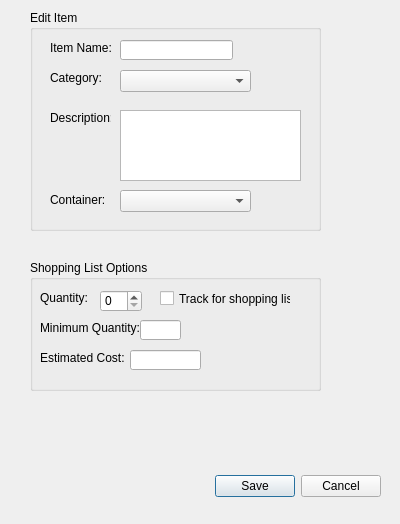
<?xml version="1.0" encoding="UTF-8"?>
<ui version="4.0">
 <class>Edititemdialog</class>
 <widget class="QDialog" name="Edititemdialog">
  <property name="geometry">
   <rect>
    <x>0</x>
    <y>0</y>
    <width>400</width>
    <height>524</height>
   </rect>
  </property>
  <property name="windowTitle">
   <string>Edit Item</string>
  </property>
  <widget class="QDialogButtonBox" name="buttonBox">
   <property name="geometry">
    <rect>
     <x>40</x>
     <y>470</y>
     <width>341</width>
     <height>32</height>
    </rect>
   </property>
   <property name="orientation">
    <enum>Qt::Horizontal</enum>
   </property>
   <property name="standardButtons">
    <set>QDialogButtonBox::Cancel|QDialogButtonBox::Save</set>
   </property>
  </widget>
  <widget class="QGroupBox" name="groupBox_2">
   <property name="geometry">
    <rect>
     <x>30</x>
     <y>10</y>
     <width>291</width>
     <height>221</height>
    </rect>
   </property>
   <property name="title">
    <string>Edit Item</string>
   </property>
   <property name="flat">
    <bool>false</bool>
   </property>
   <widget class="QLineEdit" name="Item_name">
    <property name="geometry">
     <rect>
      <x>90</x>
      <y>30</y>
      <width>113</width>
      <height>20</height>
     </rect>
    </property>
    <property name="text">
     <string/>
    </property>
   </widget>
   <widget class="QLabel" name="label_2">
    <property name="geometry">
     <rect>
      <x>20</x>
      <y>30</y>
      <width>61</width>
      <height>16</height>
     </rect>
    </property>
    <property name="text">
     <string>Item Name:</string>
    </property>
   </widget>
   <widget class="QLabel" name="label_5">
    <property name="geometry">
     <rect>
      <x>20</x>
      <y>60</y>
      <width>51</width>
      <height>16</height>
     </rect>
    </property>
    <property name="text">
     <string>Category:</string>
    </property>
   </widget>
   <widget class="QLabel" name="label_3">
    <property name="geometry">
     <rect>
      <x>20</x>
      <y>100</y>
      <width>61</width>
      <height>16</height>
     </rect>
    </property>
    <property name="text">
     <string>Description:</string>
    </property>
   </widget>
   <widget class="QTextEdit" name="Item_descript">
    <property name="geometry">
     <rect>
      <x>90</x>
      <y>100</y>
      <width>181</width>
      <height>71</height>
     </rect>
    </property>
   </widget>
   <widget class="QComboBox" name="Edit_category_menu">
    <property name="geometry">
     <rect>
      <x>90</x>
      <y>60</y>
      <width>131</width>
      <height>22</height>
     </rect>
    </property>
   </widget>
   <widget class="QComboBox" name="EditcontainerComboBox">
    <property name="geometry">
     <rect>
      <x>90</x>
      <y>180</y>
      <width>131</width>
      <height>22</height>
     </rect>
    </property>
   </widget>
   <widget class="QLabel" name="label">
    <property name="geometry">
     <rect>
      <x>20</x>
      <y>180</y>
      <width>61</width>
      <height>20</height>
     </rect>
    </property>
    <property name="text">
     <string>Container:</string>
    </property>
   </widget>
  </widget>
  <widget class="QGroupBox" name="groupBox">
   <property name="geometry">
    <rect>
     <x>30</x>
     <y>260</y>
     <width>291</width>
     <height>131</height>
    </rect>
   </property>
   <property name="title">
    <string>Shopping List Options</string>
   </property>
   <widget class="QLabel" name="label_4">
    <property name="geometry">
     <rect>
      <x>10</x>
      <y>30</y>
      <width>51</width>
      <height>16</height>
     </rect>
    </property>
    <property name="text">
     <string>Quantity:</string>
    </property>
   </widget>
   <widget class="QCheckBox" name="Track_box">
    <property name="geometry">
     <rect>
      <x>130</x>
      <y>30</y>
      <width>131</width>
      <height>17</height>
     </rect>
    </property>
    <property name="text">
     <string>Track for shopping list</string>
    </property>
   </widget>
   <widget class="QLabel" name="label_6">
    <property name="enabled">
     <bool>true</bool>
    </property>
    <property name="geometry">
     <rect>
      <x>10</x>
      <y>60</y>
      <width>101</width>
      <height>16</height>
     </rect>
    </property>
    <property name="text">
     <string>Minimum Quantity:</string>
    </property>
    <property name="textInteractionFlags">
     <set>Qt::LinksAccessibleByMouse</set>
    </property>
   </widget>
   <widget class="QLineEdit" name="Min_quant">
    <property name="geometry">
     <rect>
      <x>110</x>
      <y>60</y>
      <width>41</width>
      <height>20</height>
     </rect>
    </property>
   </widget>
   <widget class="QLabel" name="label_7">
    <property name="geometry">
     <rect>
      <x>10</x>
      <y>90</y>
      <width>91</width>
      <height>16</height>
     </rect>
    </property>
    <property name="text">
     <string>Estimated Cost:</string>
    </property>
   </widget>
   <widget class="QLineEdit" name="Item_cost">
    <property name="geometry">
     <rect>
      <x>100</x>
      <y>90</y>
      <width>71</width>
      <height>20</height>
     </rect>
    </property>
   </widget>
   <widget class="QSpinBox" name="Item_quant">
    <property name="geometry">
     <rect>
      <x>70</x>
      <y>30</y>
      <width>42</width>
      <height>22</height>
     </rect>
    </property>
   </widget>
  </widget>
 </widget>
 <resources/>
 <connections>
  <connection>
   <sender>buttonBox</sender>
   <signal>accepted()</signal>
   <receiver>Edititemdialog</receiver>
   <slot>accept()</slot>
   <hints>
    <hint type="sourcelabel">
     <x>248</x>
     <y>254</y>
    </hint>
    <hint type="destinationlabel">
     <x>157</x>
     <y>274</y>
    </hint>
   </hints>
  </connection>
  <connection>
   <sender>buttonBox</sender>
   <signal>rejected()</signal>
   <receiver>Edititemdialog</receiver>
   <slot>reject()</slot>
   <hints>
    <hint type="sourcelabel">
     <x>316</x>
     <y>260</y>
    </hint>
    <hint type="destinationlabel">
     <x>286</x>
     <y>274</y>
    </hint>
   </hints>
  </connection>
 </connections>
</ui>
